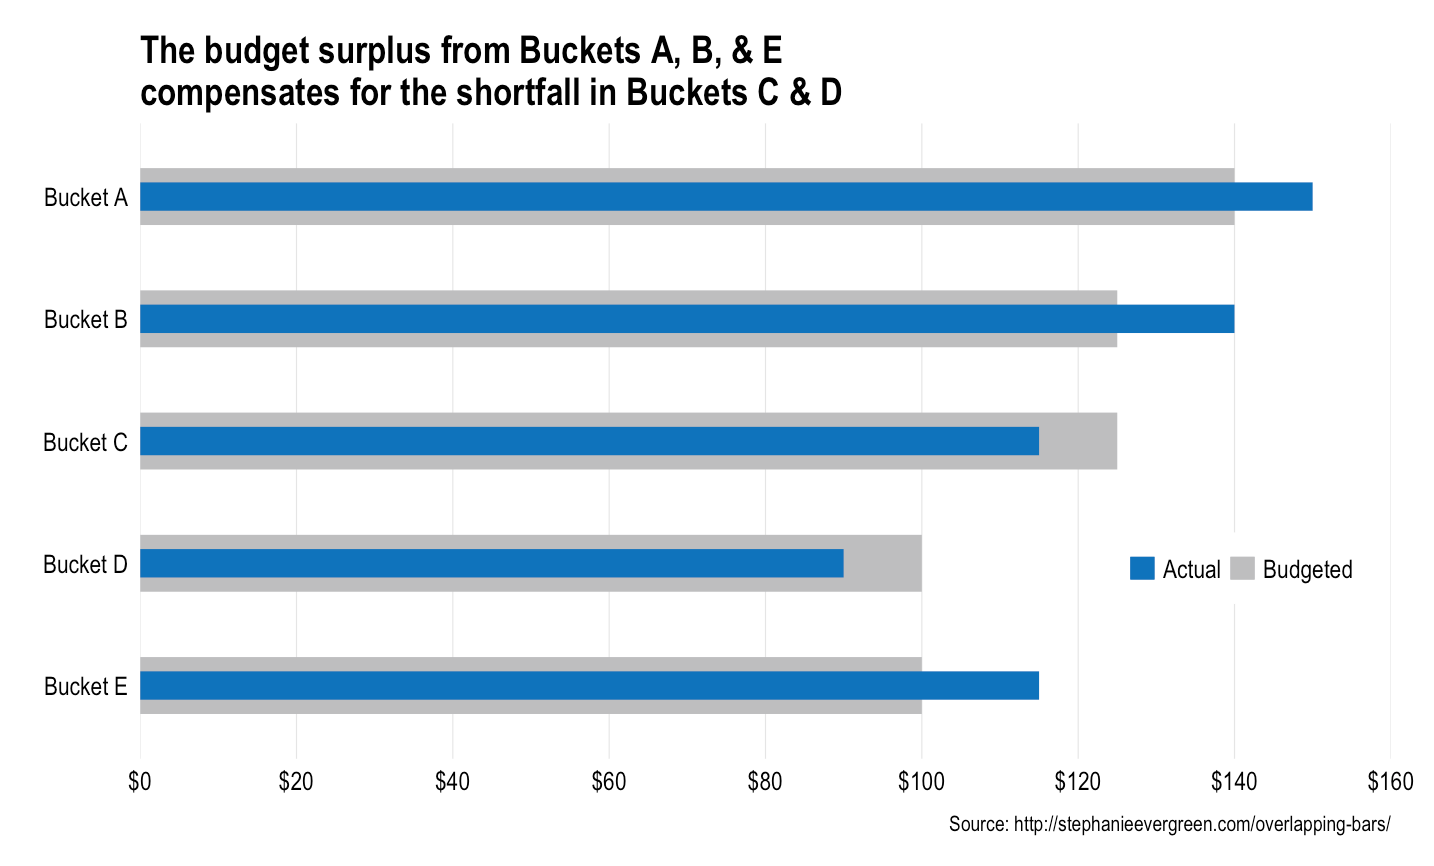

Recreate this plot in R.
library(ggplot2)
library(dplyr)
library(scales)

df <- data_frame(bucket=sprintf("Bucket %s", LETTERS[1:5]),
                 budgeted=c(140, 125, 125, 100, 100),
                 actual=c(150, 140, 115, 90, 115))
df <- mutate(df, bucket=factor(bucket, levels=rev(bucket)))

gg <- ggplot(data=df, aes(y=bucket, yend=bucket))
gg <- gg + geom_segment(aes(x=budgeted, xend=0, color="Budgeted"), size=10)
gg <- gg + geom_segment(aes(x=actual, xend=0, color="Actual"), size=5)
gg <- gg + scale_x_continuous(expand=c(0,0), limits=c(0, 160),
                              breaks=seq(0, 160, 20), label=dollar)
gg <- gg + scale_color_manual(name=NULL, values=c(Budgeted="#bebebf", Actual="#1074bc"))
gg <- gg + guides(color=guide_legend(keywidth=0, override.aes=list(size=4)))
gg <- gg + labs(x=NULL, y=NULL,
                title="The budget surplus from Buckets A, B, & E\ncompensates for the shortfall in Buckets C & D",
                caption="Source: http://stephanieevergreen.com/overlapping-bars/")
gg <- gg + theme_minimal(base_family="Arial Narrow")
gg <- gg + theme(axis.text.x=element_text(margin=margin(t=-10)))
gg <- gg + theme(axis.text.y=element_text(margin=margin(r=-10)))
gg <- gg + theme(panel.grid.minor=element_blank())
gg <- gg + theme(panel.grid.major.y=element_blank())
gg <- gg + theme(plot.title=element_text(face="bold"))
gg <- gg + theme(plot.margin=margin(20,20,20,20))
gg <- gg + theme(plot.caption=element_text(size=8, margin=margin(t=10, r=0)))
gg <- gg + theme(legend.position=c(0.875, 0.3))
gg <- gg + theme(legend.direction="horizontal")
gg <- gg + theme(legend.background=element_rect(fill="white", color="white"))
gg 
